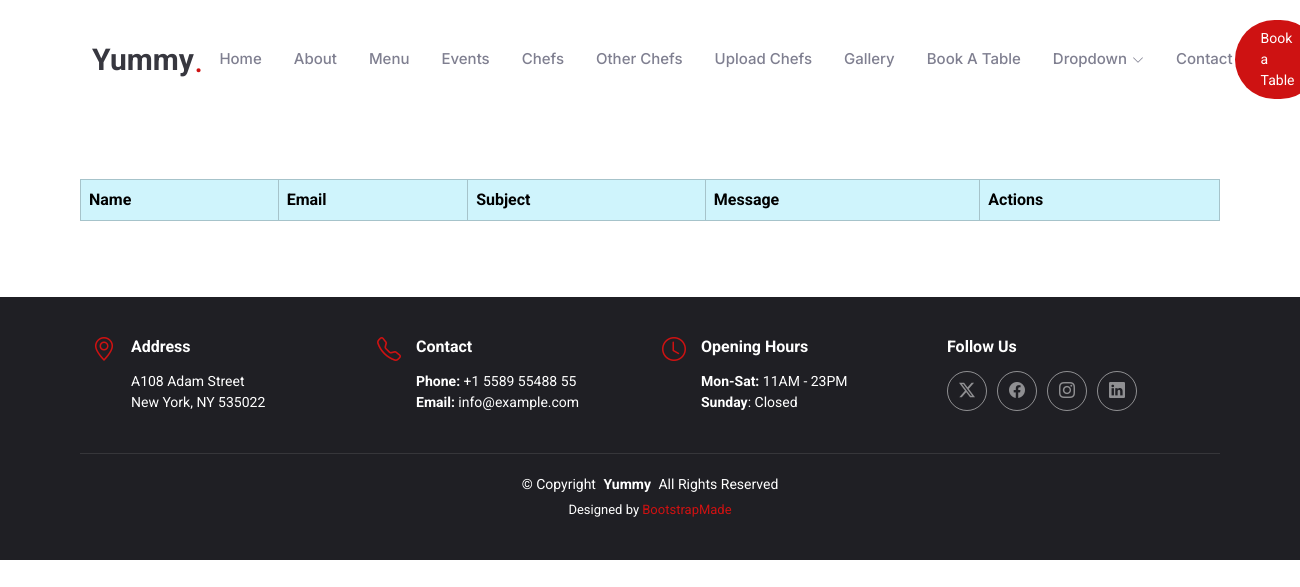
The app's page /showcontacts/, older data.
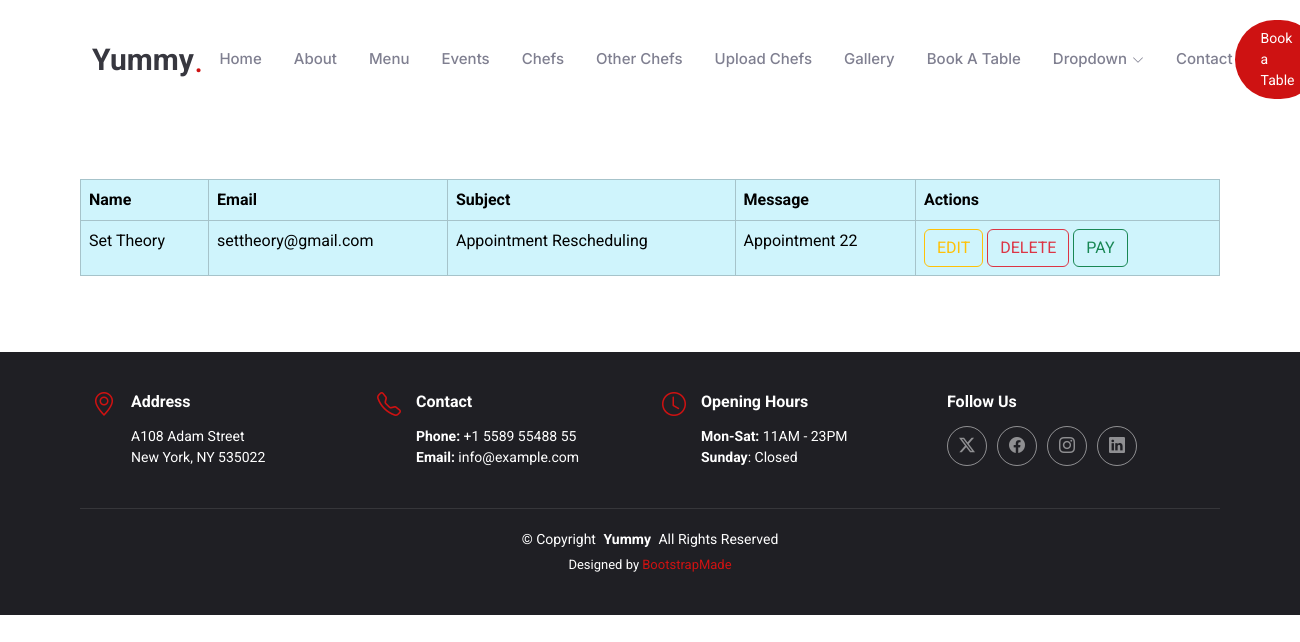
The same page, newer data.
### myapp/models.py (models this page shows, shortened)
class ContactTable(models.Model):
    name = models.CharField(max_length=100)
    email = models.EmailField(max_length=100)
    subject = models.CharField(max_length=100)
    message = models.TextField()

### myapp/views.py (the view)
# urls.py: path('showcontacts/', views.showcontacts, name='showcontacts'),  # Display all contacts
def showcontacts(request):
    allcontacts = ContactTable.objects.all()  # Retrieve all contact messages
    return render(request, 'showcontacts.html', {'mycontacts': allcontacts})  # Pass messages to the template

### templates/showcontacts.html
{% extends 'starter-page.html' %}
{% load static %}
{% block body %}
    <table class="table table-bordered table-info container">
        <thead>
            <tr>
                <th>Name</th>
                <th>Email</th>
                <th>Subject</th>
                <th>Message</th>
                <th>Actions</th>
            </tr>
        </thead>
        <tbody>
            {% for x in mycontacts %}
            <tr>
                <td>{{ x.name }}</td>
                <td>{{ x.email }}</td>
                <td>{{ x.subject }}</td>
                <td>{{ x.message }}</td>
                <td>
                    <a href="/editcontacts/{{ x.id }}" class="btn btn-outline-warning">EDIT</a>
                    <a href="/deletecontacts/{{ x.id }}" class="btn btn-outline-danger">DELETE</a>
                    <a href="" class="btn btn-outline-success">PAY</a>
                </td>
            </tr>
            {% endfor %}
        </tbody>
    </table>
{% endblock %}

Row changes from the older to the newer data that the page shows:
added ContactTable: name "Set Theory", email "settheory@gmail.com", subject "Appointment Rescheduling", message "Appointment 22"
